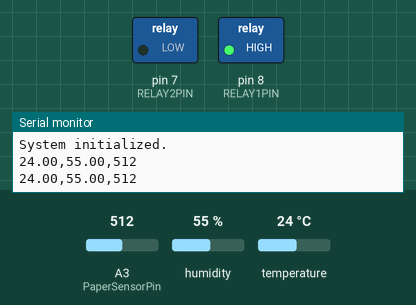
This sketch was run on a simulated Arduino Uno, built with avr-gcc and run on an emulated ATmega328P. Shown: switched loads named in the sketch (green lamp = pin HIGH), the last lines printed to the serial monitor. Inputs (shaded band) come from the test bench; at power-on: humidity 55 %, A3 (PaperSensorPin) = 512, temperature 24 °C.

Above: at 1.9 s.
2.0 s: humidity set to 88 %
3.5 s: humidity set to 91 %
At 5.1 s:
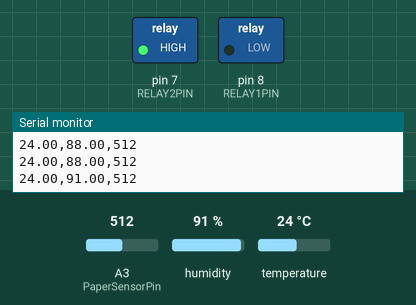
5.8 s: humidity set to 51 %
7.6 s: humidity set to 48 %
At 9.4 s:
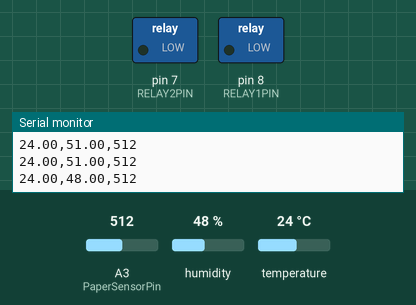
Timing chart, 0 to 11.2 s (numbered marks = the images above; inputs shaded):
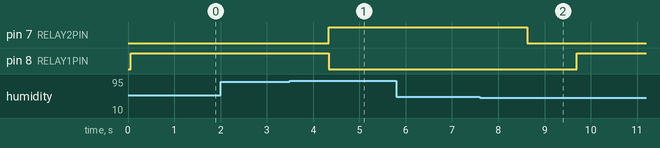

The sketch:

ArduinoSerialDataSender.ino
```cpp
#include <dht11.h>
#include <SoftwareSerial.h> // Include the SoftwareSerial library

// Pin definitions
#define DHT11PIN A0   // Define pin A0 for DHT11 sensor
#define RELAY1PIN 8   // Define pin 8 for Fan 1 relay
#define RELAY2PIN 7   // Define pin 7 for Fan 2 relay
#define HC05_TX 10    // Define pin 10 as HC-05 TX
#define HC05_RX 11    // Define pin 11 as HC-05 RX
#define PaperSensorPin A3 // Define pin A3 for the paper sensor

// Sensor and communication objects
dht11 DHT11;
SoftwareSerial Bluetooth(HC05_TX, HC05_RX); // Create a Bluetooth serial object

// Global variables
bool fan2Locked = false; // Keeps track if Fan 2 is in the "locked-on" state
int PaperSensorValue = 0; // Variable to store paper sensor reading

void setup() {
  // Initialize Serial Communication
  Serial.begin(9600);         // Start serial communication for monitoring
  Bluetooth.begin(9600);      // Start communication with HC-05 module

  // Initialize relay pins as outputs
  pinMode(RELAY1PIN, OUTPUT);
  pinMode(RELAY2PIN, OUTPUT);

  // Ensure both fans are off at the start
  digitalWrite(RELAY1PIN, LOW);
  digitalWrite(RELAY2PIN, LOW);

  Serial.println("System initialized.");
  Bluetooth.println("Bluetooth ready. Receiving data...");
}

void loop() {
  // Read DHT11 sensor
  int chk = DHT11.read(DHT11PIN);
  float humidity = (float)DHT11.humidity;
  float temperature = (float)DHT11.temperature;

  // Fan control logic
  if (!fan2Locked) {
    if (humidity < 90) {
      digitalWrite(RELAY1PIN, HIGH);  // Turn on Fan 1
      digitalWrite(RELAY2PIN, LOW);   // Turn off Fan 2
    } else if (humidity >= 90) {
      digitalWrite(RELAY1PIN, LOW);   // Turn off Fan 1
      digitalWrite(RELAY2PIN, HIGH);  // Turn on Fan 2
      fan2Locked = true;              // Lock Fan 2 on
    }
  } else {
    if (humidity < 50) {
      digitalWrite(RELAY2PIN, LOW);   // Turn off Fan 2
      fan2Locked = false;             // Unlock Fan 2
    }
  }

  // Read Paper Sensor
  PaperSensorValue = analogRead(PaperSensorPin);

  // Send temperature, humidity, and paper sensor value in CSV format
  Serial.print(temperature, 2);
  Serial.print(",");
  Serial.print(humidity, 2);
  Serial.print(",");
  Serial.println(PaperSensorValue);

  // Send humidity value to phone via Bluetooth
  Bluetooth.print("Humidity: ");
  Bluetooth.print(humidity, 2);
  Bluetooth.println("%");

  // Send Paper Sensor Value via Bluetooth
  Bluetooth.print("Paper Sensor Value: ");
  Bluetooth.println(PaperSensorValue);

  // Delay for sensor stability
  delay(1000);
}
```

Measured:
- the behaviour switches between 89 and 90 % on humidity (found by bisection; images 0 and 1)
- the behaviour switches between 50 and 49 % on humidity (found by bisection; images 1 and 2)
- after the input at 3.5 s, pin 7 (RELAY2PIN): LOW → HIGH after 0.84 s; pin 8 (RELAY1PIN): HIGH → LOW after 0.84 s
- after the input at 7.6 s, pin 7 (RELAY2PIN): HIGH → LOW after 1.0 s; pin 8 (RELAY1PIN): LOW → HIGH after 2.1 s
